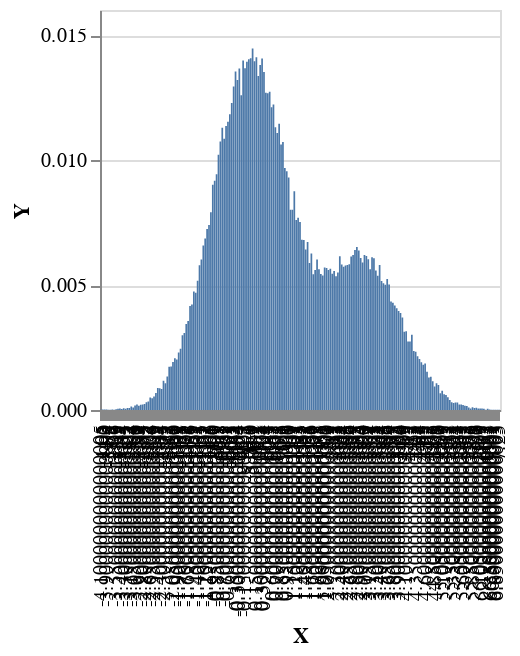

Notebook code for this chart:
### Code cell
sampleIO $ plotVega . toEmpirical . toBins 0.05 <$> replicateM 100000 model3

### Figure 1 — Vega-Lite specification as saved in the notebook (floating-point values rounded to 4 significant figures; data arrays with more than 128 entries replaced by an {"elided": "..."} marker saying what was removed)
{"$schema": "https://vega.github.io/schema/vega-lite/v4.json", "data": {"values": {"elided": "211 records"}}, "encoding": {"x": {"field": "X", "sort": {"elided": "211 str values"}, "type": "nominal"}, "y": {"field": "Y", "type": "quantitative"}}, "height": 200, "mark": "bar", "width": 200}
